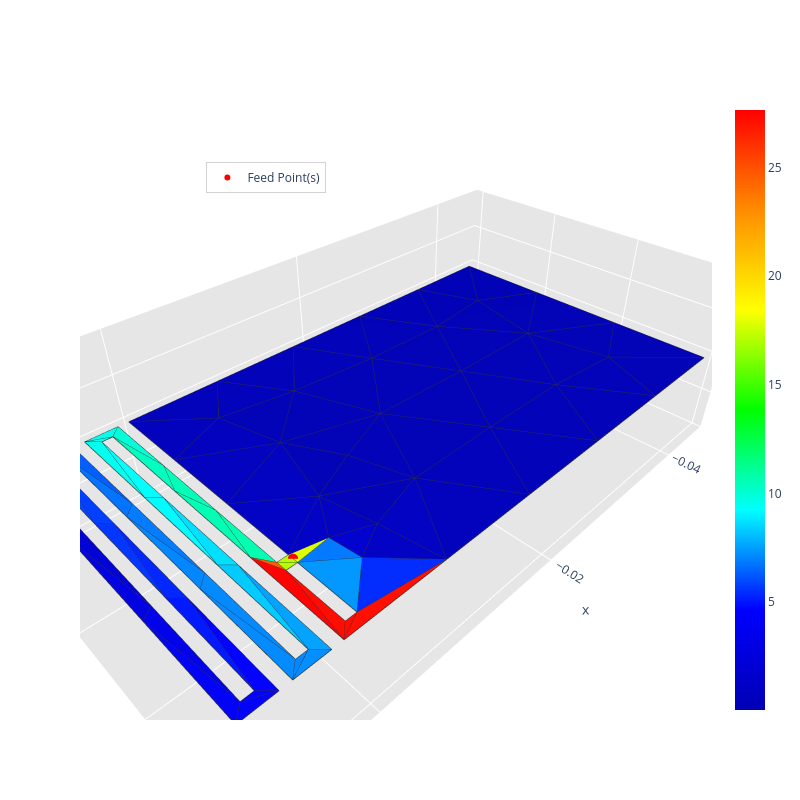
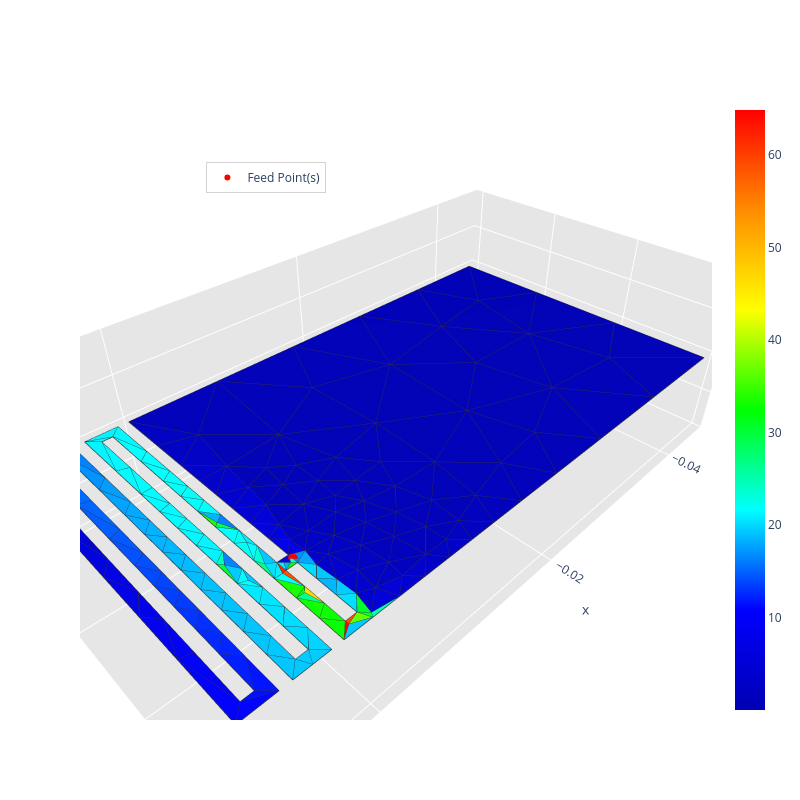
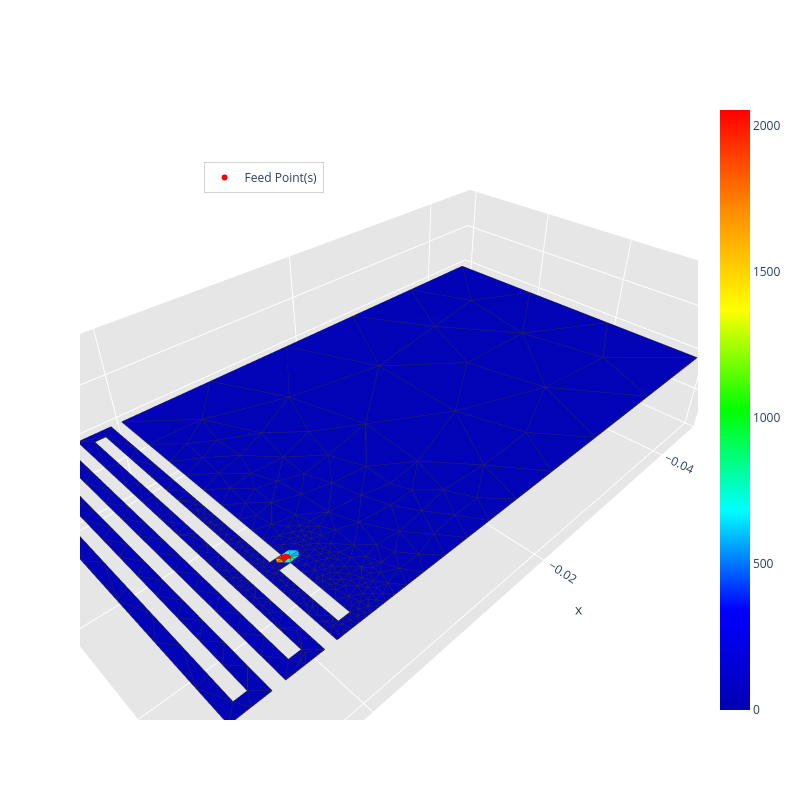
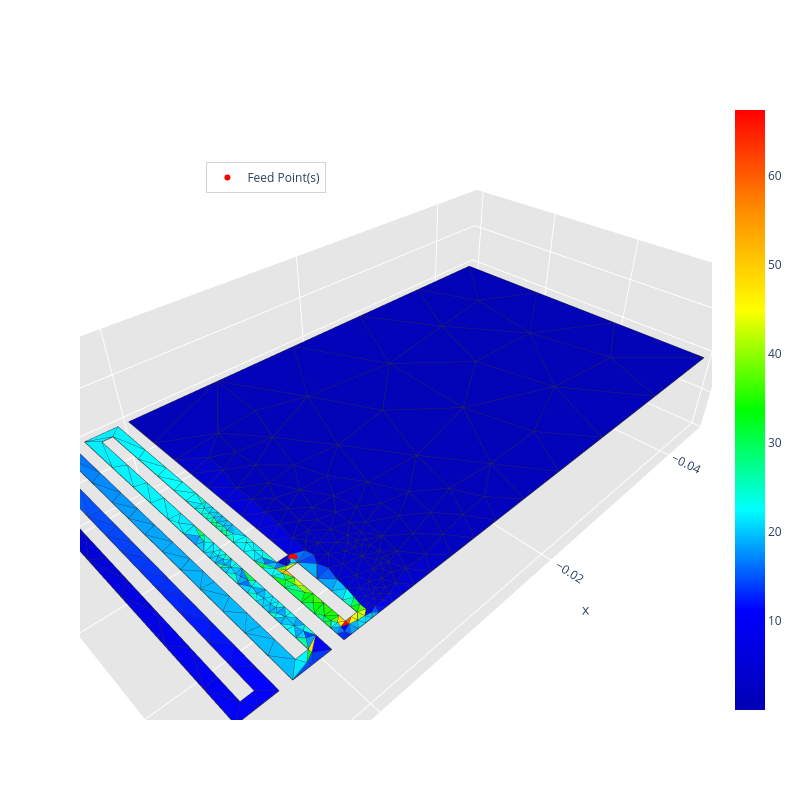

The notebook cell saved with these charts, in order:
### Code cell
run_radiation_refinement(config, grid_points, radius_vicinity, path, frequency, feed_point)

### Figure 1 — Plotly figure (JSON) as saved in the notebook; plotly's stock layout.template omitted (floating-point values rounded to 4 significant figures; data arrays with more than 128 entries replaced by an {"elided": "..."} marker saying what was removed)
{"data": [{"facecolor": ["rgb(0, 0, 189)", "rgb(0, 0, 181)", "rgb(0, 0, 191)", "rgb(0, 0, 181)", "rgb(0, 0, 194)", "rgb(0, 0, 186)", "rgb(0, 0, 183)", "rgb(0, 0, 181)", "rgb(0, 0, 193)", "rgb(0, 0, 181)", "rgb(0, 0, 181)", "rgb(0, 0, 181)", "rgb(0, 0, 184)", "rgb(0, 0, 182)", "rgb(0, 0, 183)", "rgb(0, 0, 182)", "rgb(0, 0, 182)", "rgb(0, 0, 182)", "rgb(0, 0, 181)", "rgb(0, 0, 185)", "rgb(0, 0, 181)", "rgb(0, 0, 188)", "rgb(0, 0, 183)", "rgb(0, 0, 180)", "rgb(0, 0, 181)", "rgb(0, 0, 183)", "rgb(0, 0, 185)", "rgb(0, 0, 181)", "rgb(0, 0, 180)", "rgb(0, 0, 180)", "rgb(0, 0, 181)", "rgb(0, 0, 181)", "rgb(0, 0, 181)", "rgb(0, 0, 196)", "rgb(0, 0, 181)", "rgb(0, 0, 187)", "rgb(0, 0, 183)", "rgb(0, 0, 182)", "rgb(0, 0, 194)", "rgb(0, 0, 182)", "rgb(0, 0, 180)", "rgb(0, 0, 180)", "rgb(0, 0, 182)", "rgb(0, 0, 190)", "rgb(0, 0, 180)", "rgb(0, 0, 181)", "rgb(0, 0, 180)", "rgb(0, 119, 255)", "rgb(0, 0, 204)", "rgb(255, 10, 0)", "rgb(218, 255, 0)", "rgb(0, 255, 231)", "rgb(0, 140, 255)", "rgb(0, 71, 255)", "rgb(0, 80, 255)", "rgb(0, 134, 255)", "rgb(0, 255, 237)", "rgb(0, 0, 251)", "rgb(0, 0, 248)", "rgb(180, 255, 0)", "rgb(176, 255, 0)", "rgb(0, 149, 255)", "rgb(255, 88, 0)", "rgb(255, 9, 0)", "rgb(255, 0, 0)", "rgb(0, 255, 174)", "rgb(255, 13, 0)", "rgb(0, 255, 214)", "rgb(0, 255, 189)", "rgb(0, 255, 236)", "rgb(0, 255, 250)", "rgb(0, 160, 255)", "rgb(0, 136, 255)", "rgb(0, 91, 255)", "rgb(0, 113, 255)", "rgb(0, 68, 255)", "rgb(0, 60, 255)", "rgb(0, 0, 254)", "rgb(0, 0, 242)", "rgb(0, 0, 203)", "rgb(0, 0, 230)", "rgb(0, 23, 255)", "rgb(0, 135, 255)", "rgb(0, 200, 255)", "rgb(0, 0, 223)", "rgb(0, 0, 210)", "rgb(0, 52, 255)", "rgb(0, 36, 255)", "rgb(0, 121, 255)", "rgb(0, 132, 255)", "rgb(0, 255, 177)", "rgb(0, 255, 181)", "rgb(0, 247, 255)", "rgb(0, 220, 255)", "rgb(0, 0, 185)", "rgb(0, 42, 255)"], "i": [55, 70, 54, 62, 54, 59, 57, 61, 59, 67, 66, 64, 72, 57, 58, 30, 31, 30, 68, 64, 65, 55, 29, 33, 66, 64, 28, 67, 4, 32, 67, 56, 6, 60, 66, 5, 61, 60, 63, 64, 68, 70, 62, 60, 70, 31, 33, 0, 69, 26, 3, 24, 11, 21, 21, 22, 9, 19, 18, 0, 2, 0, 1, 26, 7, 34, 7, 8, 52, 9, 51, 23, 22, 12, 48, 13, 47, 19, 18, 43, 42, 41, 38, 37, 45, 43, 40, 46, 39, 49, 53, 35, 36, 50, 16, 27], "j": [67, 71, 67, 71, 60, 64, 65, 71, 73, 76, 71, 66, 76, 62, 65, 61, 68, 68, 71, 65, 71, 76, 72, 70, 72, 73, 76, 72, 74, 75, 77, 74, 75, 69, 77, 76, 72, 77, 73, 77, 75, 74, 74, 73, 75, 75, 74, 69, 73, 27, 69, 25, 23, 13, 12, 23, 24, 14, 14, 1, 3, 63, 34, 7, 34, 53, 27, 25, 35, 51, 9, 37, 11, 21, 39, 47, 13, 41, 15, 16, 45, 19, 49, 23, 42, 44, 46, 40, 48, 38, 34, 52, 50, 36, 17, 63], "k": [54, 68, 60, 70, 3, 58, 62, 66, 64, 72, 65, 65, 28, 56, 57, 29, 30, 61, 61, 58, 62, 67, 28, 32, 61, 60, 5, 66, 33, 6, 60, 4, 31, 3, 67, 55, 29, 64, 59, 66, 70, 62, 56, 69, 32, 68, 70, 63, 63, 7, 0, 8, 10, 20, 13, 11, 8, 18, 15, 2, 0, 27, 2, 1, 1, 2, 59, 52, 8, 24, 36, 10, 38, 48, 12, 20, 40, 14, 42, 44, 18, 46, 22, 50, 43, 45, 47, 41, 49, 39, 35, 53, 51, 37, 44, 59], "name": "", "type": "mesh3d", "x": [0.0, 0.001, 0.001, 0.0, -0.045, 0.0, -0.045, 0.002, 0.002, 0.003, 0.003, 0.006, 0.006, 0.007, 0.007, 0.01, 0.01, 0.009, 0.009, 0.008, 0.008, 0.005, 0.005, 0.004, 0.004, 0.001, 0.001, 0.0, -0.009, -0.018, -0.027, -0.036, -0.045, -0.045, 0.002, 0.002, 0.003, 0.003, 0.006, 0.006, 0.007, 0.007, 0.01, 0.01, 0.009, 0.009, 0.008, 0.008, 0.005, 0.005, 0.004, 0.004, 0.001, 0.001, 0.0, 0.0, -0.0356, -0.0262, -0.0168, -0.0074, -0.005389, -0.02197, -0.03078, -0.003431, -0.01204, -0.02135, -0.01613, -0.007412, -0.0312, -0.003054, -0.03673, -0.02638, -0.01304, -0.006464, -0.03849, -0.03873, -0.005769, -0.01023], "y": [0.023, 0.023, 0.022, 0.022, 0.03, 0.0, 0.0, 0.03, 0.001, 0.001, 0.03, 0.03, 0.001, 0.001, 0.03, 0.03, 4.337e-19, 4.337e-19, 0.029, 0.029, 4.337e-19, 4.337e-19, 0.029, 0.029, 4.337e-19, 4.337e-19, 0.029, 0.029, 0.0, 0.0, 0.0, 0.0, 0.01, 0.02, 0.02033, 0.01067, 0.01067, 0.02033, 0.02033, 0.01067, 0.01067, 0.02033, 0.02, 0.01, 0.009667, 0.01933, 0.01933, 0.009667, 0.009667, 0.01933, 0.01933, 0.009667, 0.007333, 0.01467, 0.01467, 0.007333, 0.03, 0.03, 0.03, 0.03, 0.01886, 0.007185, 0.02259, 0.02578, 0.02254, 0.02247, 0.01442, 0.01156, 0.007356, 0.02271, 0.01496, 0.01485, 0.006328, 0.02413, 0.02336, 0.006543, 0.005004, 0.01673], "z": [0.0, 0.0, 0.0, 0.0, 0.0, 0.0, 0.0, 0.0, 0.0, 0.0, 0.0, 0.0, 0.0, 0.0, 0.0, 0.0, 0.0, 0.0, 0.0, 0.0, 0.0, 0.0, 0.0, 0.0, 0.0, 0.0, 0.0, 0.0, 0.0, 0.0, 0.0, 0.0, 0.0, 0.0, 0.0, 0.0, 0.0, 0.0, 0.0, 0.0, 0.0, 0.0, 0.0, 0.0, 0.0, 0.0, 0.0, 0.0, 0.0, 0.0, 0.0, 0.0, 0.0, 0.0, 0.0, 0.0, 0.0, 0.0, 0.0, 0.0, 0.0, 0.0, 0.0, 0.0, 0.0, 0.0, 0.0, 0.0, 0.0, 0.0, 0.0, 0.0, 0.0, 0.0, 0.0, 0.0, 0.0, 0.0]}, {"line": {"color": "rgb(50, 50, 50)", "width": 1.5}, "mode": "lines", "showlegend": false, "type": "scatter3d", "x": {"elided": "480 float values"}, "y": {"elided": "480 float values"}, "z": {"elided": "480 int values"}}, {"hoverinfo": "none", "marker": {"color": [0.01571, 27.66], "colorscale": [[0, "rgb(0, 0, 180)"], [0.1667, "rgb(0, 0, 255)"], [0.3333, "rgb(0, 255, 255)"], [0.5, "rgb(0, 255, 0)"], [0.6667, "rgb(255, 255, 0)"], [0.8333, "rgb(255, 140, 0)"], [1, "rgb(255, 0, 0)"]], "showscale": true, "size": 0.1}, "mode": "markers", "showlegend": false, "type": "scatter3d", "x": [0.0], "y": [0.023], "z": [0.0]}, {"marker": {"color": "red", "size": 6, "symbol": "circle"}, "mode": "markers+text", "name": "Feed Point(s)", "type": "scatter3d", "x": [0.0], "y": [0.0225], "z": [0.0]}], "layout": {"height": 800, "legend": {"bgcolor": "rgba(255,255,255,0.7)", "bordercolor": "lightgray", "borderwidth": 1, "x": 0.2, "xanchor": "left", "y": 0.9, "yanchor": "top"}, "scene": {"aspectratio": {"x": 1, "y": 0.5455, "z": 0.3}, "camera": {"eye": {"x": 0.65, "y": 0.65, "z": 0.65}}, "xaxis": {"backgroundcolor": "rgb(230, 230, 230)", "gridcolor": "rgb(255, 255, 255)", "showbackground": true, "zerolinecolor": "rgb(255, 255, 255)"}, "yaxis": {"backgroundcolor": "rgb(230, 230, 230)", "gridcolor": "rgb(255, 255, 255)", "showbackground": true, "zerolinecolor": "rgb(255, 255, 255)"}, "zaxis": {"backgroundcolor": "rgb(230, 230, 230)", "gridcolor": "rgb(255, 255, 255)", "showbackground": true, "zerolinecolor": "rgb(255, 255, 255)"}}, "title": {"text": ""}, "width": 800}}

### Figure 2 — Plotly figure (JSON) as saved in the notebook; plotly's stock layout.template omitted (floating-point values rounded to 4 significant figures; data arrays with more than 128 entries replaced by an {"elided": "..."} marker saying what was removed)
{"data": [{"facecolor": {"elided": "262 str values"}, "i": {"elided": "262 int values"}, "j": {"elided": "262 int values"}, "k": {"elided": "262 int values"}, "name": "", "type": "mesh3d", "x": {"elided": "198 float values"}, "y": {"elided": "198 float values"}, "z": {"elided": "198 float values"}}, {"line": {"color": "rgb(50, 50, 50)", "width": 1.5}, "mode": "lines", "showlegend": false, "type": "scatter3d", "x": {"elided": "1310 float values"}, "y": {"elided": "1310 float values"}, "z": {"elided": "1310 int values"}}, {"hoverinfo": "none", "marker": {"color": [0.02788, 64.89], "colorscale": [[0, "rgb(0, 0, 180)"], [0.1667, "rgb(0, 0, 255)"], [0.3333, "rgb(0, 255, 255)"], [0.5, "rgb(0, 255, 0)"], [0.6667, "rgb(255, 255, 0)"], [0.8333, "rgb(255, 140, 0)"], [1, "rgb(255, 0, 0)"]], "showscale": true, "size": 0.1}, "mode": "markers", "showlegend": false, "type": "scatter3d", "x": [0.002], "y": [0.03], "z": [0.0]}, {"marker": {"color": "red", "size": 6, "symbol": "circle"}, "mode": "markers+text", "name": "Feed Point(s)", "type": "scatter3d", "x": [0.0], "y": [0.0225], "z": [0.0]}], "layout": {"height": 800, "legend": {"bgcolor": "rgba(255,255,255,0.7)", "bordercolor": "lightgray", "borderwidth": 1, "x": 0.2, "xanchor": "left", "y": 0.9, "yanchor": "top"}, "scene": {"aspectratio": {"x": 1, "y": 0.5455, "z": 0.3}, "camera": {"eye": {"x": 0.65, "y": 0.65, "z": 0.65}}, "xaxis": {"backgroundcolor": "rgb(230, 230, 230)", "gridcolor": "rgb(255, 255, 255)", "showbackground": true, "zerolinecolor": "rgb(255, 255, 255)"}, "yaxis": {"backgroundcolor": "rgb(230, 230, 230)", "gridcolor": "rgb(255, 255, 255)", "showbackground": true, "zerolinecolor": "rgb(255, 255, 255)"}, "zaxis": {"backgroundcolor": "rgb(230, 230, 230)", "gridcolor": "rgb(255, 255, 255)", "showbackground": true, "zerolinecolor": "rgb(255, 255, 255)"}}, "title": {"text": ""}, "width": 800}}

### Figure 3 — Plotly figure (JSON) as saved in the notebook; plotly's stock layout.template omitted (floating-point values rounded to 4 significant figures; data arrays with more than 128 entries replaced by an {"elided": "..."} marker saying what was removed)
{"data": [{"facecolor": {"elided": "593 str values"}, "i": {"elided": "593 int values"}, "j": {"elided": "593 int values"}, "k": {"elided": "593 int values"}, "name": "", "type": "mesh3d", "x": {"elided": "401 float values"}, "y": {"elided": "401 float values"}, "z": {"elided": "401 float values"}}, {"line": {"color": "rgb(50, 50, 50)", "width": 1.5}, "mode": "lines", "showlegend": false, "type": "scatter3d", "x": {"elided": "2965 float values"}, "y": {"elided": "2965 float values"}, "z": {"elided": "2965 int values"}}, {"hoverinfo": "none", "marker": {"color": [0.005457, 2053.0], "colorscale": [[0, "rgb(0, 0, 180)"], [0.1667, "rgb(0, 0, 255)"], [0.3333, "rgb(0, 255, 255)"], [0.5, "rgb(0, 255, 0)"], [0.6667, "rgb(255, 255, 0)"], [0.8333, "rgb(255, 140, 0)"], [1, "rgb(255, 0, 0)"]], "showscale": true, "size": 0.1}, "mode": "markers", "showlegend": false, "type": "scatter3d", "x": [0.002], "y": [0.03], "z": [0.0]}, {"marker": {"color": "red", "size": 6, "symbol": "circle"}, "mode": "markers+text", "name": "Feed Point(s)", "type": "scatter3d", "x": [0.0], "y": [0.0225], "z": [0.0]}], "layout": {"height": 800, "legend": {"bgcolor": "rgba(255,255,255,0.7)", "bordercolor": "lightgray", "borderwidth": 1, "x": 0.2, "xanchor": "left", "y": 0.9, "yanchor": "top"}, "scene": {"aspectratio": {"x": 1, "y": 0.5455, "z": 0.3}, "camera": {"eye": {"x": 0.65, "y": 0.65, "z": 0.65}}, "xaxis": {"backgroundcolor": "rgb(230, 230, 230)", "gridcolor": "rgb(255, 255, 255)", "showbackground": true, "zerolinecolor": "rgb(255, 255, 255)"}, "yaxis": {"backgroundcolor": "rgb(230, 230, 230)", "gridcolor": "rgb(255, 255, 255)", "showbackground": true, "zerolinecolor": "rgb(255, 255, 255)"}, "zaxis": {"backgroundcolor": "rgb(230, 230, 230)", "gridcolor": "rgb(255, 255, 255)", "showbackground": true, "zerolinecolor": "rgb(255, 255, 255)"}}, "title": {"text": ""}, "width": 800}}

### Figure 4 — Plotly figure (JSON) as saved in the notebook; plotly's stock layout.template omitted (floating-point values rounded to 4 significant figures; data arrays with more than 128 entries replaced by an {"elided": "..."} marker saying what was removed)
{"data": [{"facecolor": {"elided": "519 str values"}, "i": {"elided": "519 int values"}, "j": {"elided": "519 int values"}, "k": {"elided": "519 int values"}, "name": "", "type": "mesh3d", "x": {"elided": "360 float values"}, "y": {"elided": "360 float values"}, "z": {"elided": "360 float values"}}, {"line": {"color": "rgb(50, 50, 50)", "width": 1.5}, "mode": "lines", "showlegend": false, "type": "scatter3d", "x": {"elided": "2595 float values"}, "y": {"elided": "2595 float values"}, "z": {"elided": "2595 int values"}}, {"hoverinfo": "none", "marker": {"color": [0.02839, 67.37], "colorscale": [[0, "rgb(0, 0, 180)"], [0.1667, "rgb(0, 0, 255)"], [0.3333, "rgb(0, 255, 255)"], [0.5, "rgb(0, 255, 0)"], [0.6667, "rgb(255, 255, 0)"], [0.8333, "rgb(255, 140, 0)"], [1, "rgb(255, 0, 0)"]], "showscale": true, "size": 0.1}, "mode": "markers", "showlegend": false, "type": "scatter3d", "x": [0.002], "y": [0.03], "z": [0.0]}, {"marker": {"color": "red", "size": 6, "symbol": "circle"}, "mode": "markers+text", "name": "Feed Point(s)", "type": "scatter3d", "x": [0.0], "y": [0.0225], "z": [0.0]}], "layout": {"height": 800, "legend": {"bgcolor": "rgba(255,255,255,0.7)", "bordercolor": "lightgray", "borderwidth": 1, "x": 0.2, "xanchor": "left", "y": 0.9, "yanchor": "top"}, "scene": {"aspectratio": {"x": 1, "y": 0.5455, "z": 0.3}, "camera": {"eye": {"x": 0.65, "y": 0.65, "z": 0.65}}, "xaxis": {"backgroundcolor": "rgb(230, 230, 230)", "gridcolor": "rgb(255, 255, 255)", "showbackground": true, "zerolinecolor": "rgb(255, 255, 255)"}, "yaxis": {"backgroundcolor": "rgb(230, 230, 230)", "gridcolor": "rgb(255, 255, 255)", "showbackground": true, "zerolinecolor": "rgb(255, 255, 255)"}, "zaxis": {"backgroundcolor": "rgb(230, 230, 230)", "gridcolor": "rgb(255, 255, 255)", "showbackground": true, "zerolinecolor": "rgb(255, 255, 255)"}}, "title": {"text": ""}, "width": 800}}
